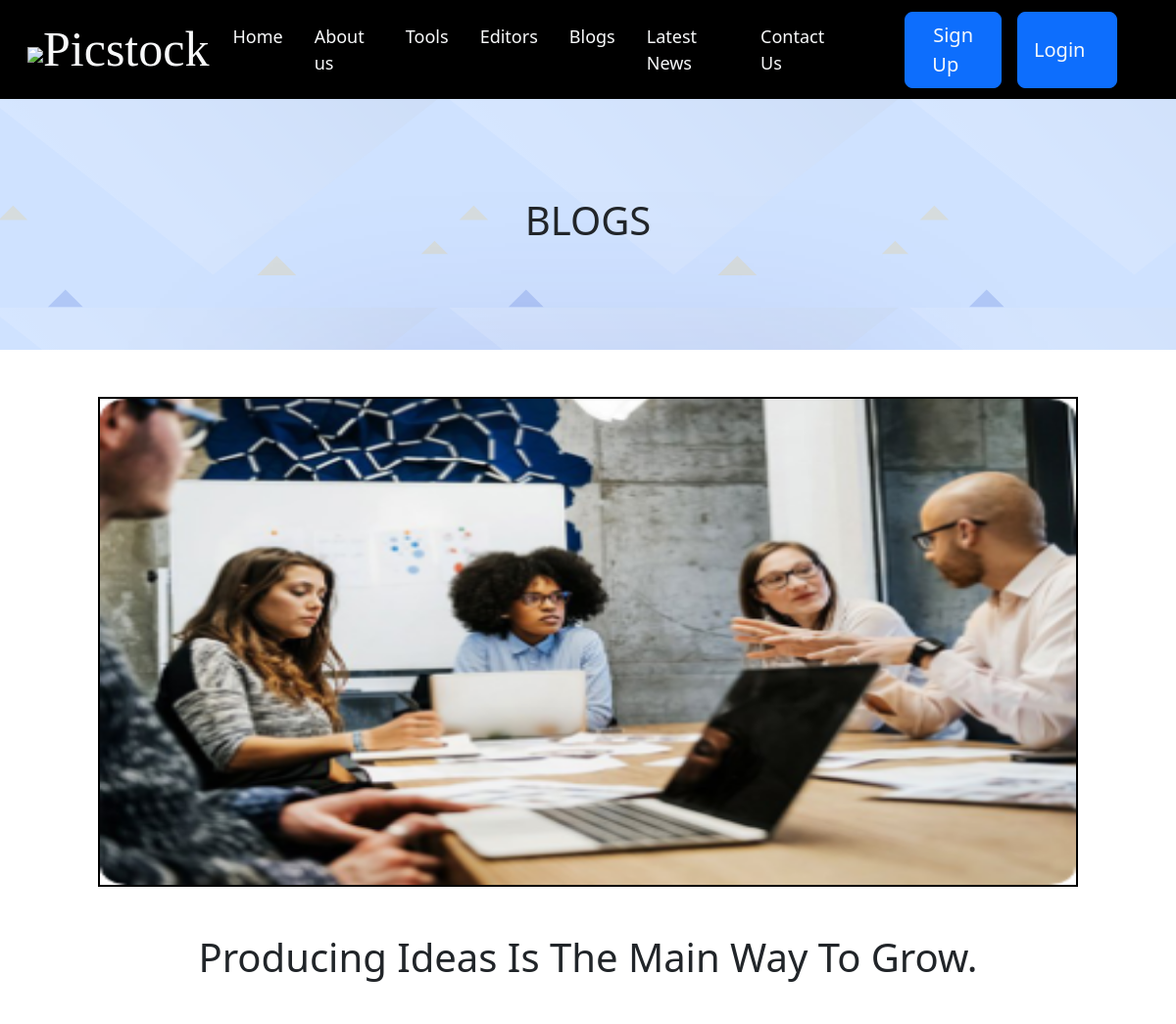
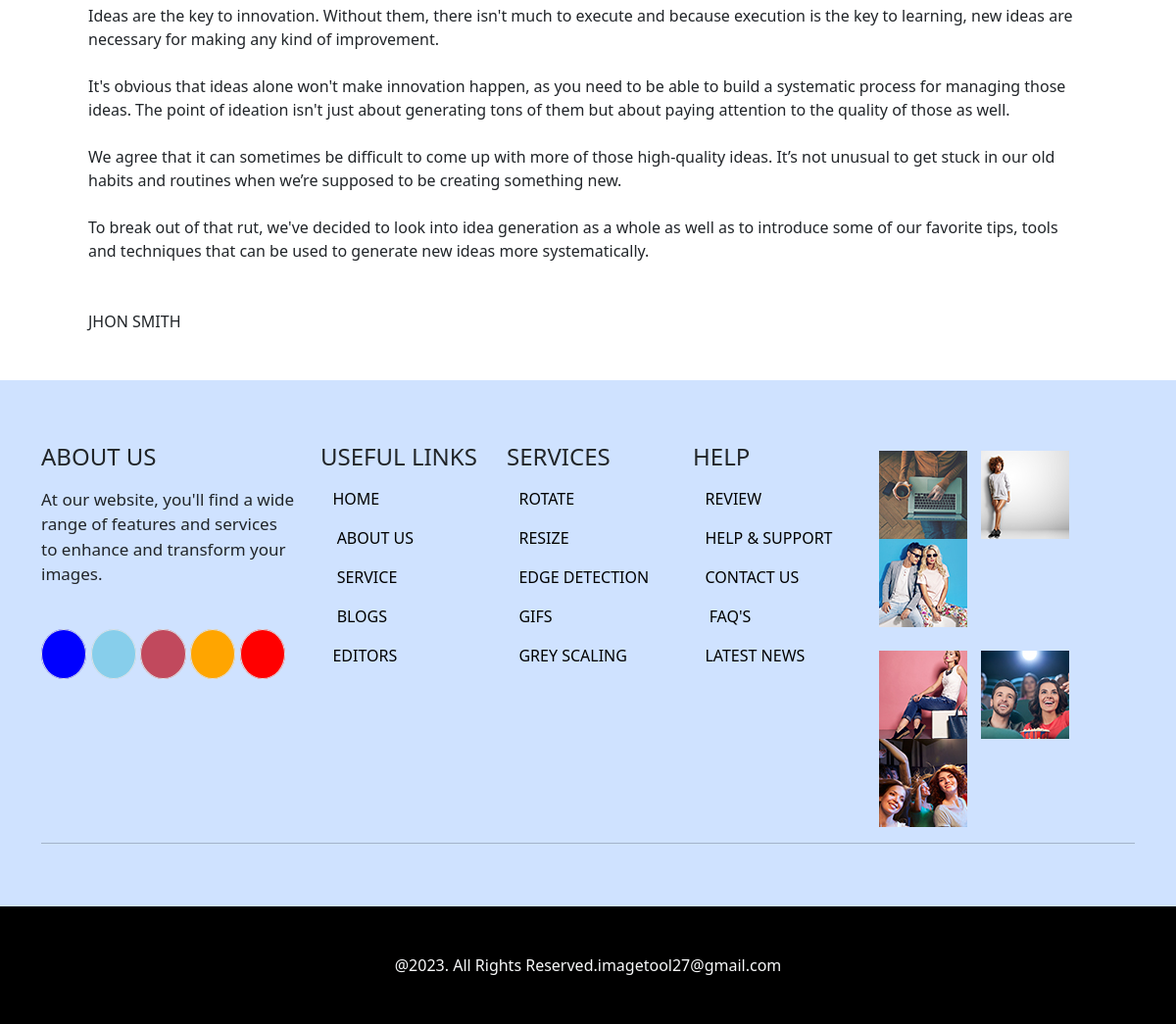
The app's page /DetailBlog/3 with its own data (2 pictures, top to bottom).
### imageapp/models.py (models this page shows, shortened)
class article(models.Model):
    title=models.CharField(max_length=1000)
    description=models.TextField()
    Image=models.ImageField(upload_to="data", default=None)
    Writter=models.CharField(max_length=1000)

### imageapp/views.py (the view)
# urls.py: path('DetailBlog/<int:id>',views.detblog,name="detailblog"),
def detblog(request, id):
     data=article.objects.get(id=id)
     return render(request,'detailblog.html',{'data':data})

### templates/detailblog.html
{% extends 'base.html' %}
{% block content %}
{% load static %}
<section class=" text-dark bg-primary-subtle" style="background-image: url({%static 'images/color1.png' %});background-size: cover;">
    <div class="row" style="background-image: url({%static 'images/tri.png' %});">
        <div class="col-md-12" >
        <center><h1 style="margin-top:50px;padding-top:50px;padding-bottom: 100px;">BLOGS</h1>
        </div>
    </section>
<section>
    <div class="container">
       <center> <img src="{{data.Image.url}}" class="mb-5 mt-5" alt="..." height="500px" width="1000px" style="border:2px solid black" ></center>
        <h1 class="mb-5" style="text-align:center">{{data.title}}</h1>
        <p class="mb-5 ms-5 me-5">{{data.description|linebreaksbr}}</p>
        <p class="mb-5 ms-5 me-5">{{data.Writter}}</p>
    </div>
</section>
{% endblock %}

### records on screen
article: Image (picture), title "Producing Ideas Is The Main Way To Grow.", description "Ideas are the key to innovation. Without them, there isn't much to execute and because execution is the key to learning, new ideas are necessary for making any kind of improvement. It's obvious that ideas alone won't make innovation happen, as you need to be able to build a systematic process for managing those ideas. The point of ideation isn't just about generating tons of them but about paying attention to the quality of those as well. We agree that it can sometimes be difficult to come up with more of those high-quality ideas. It’s not unusual to get stuck in our old habits and routines when we’re supposed to be creating something new. To break out of that rut, we've decided to look…", Writter "JHON SMITH"
